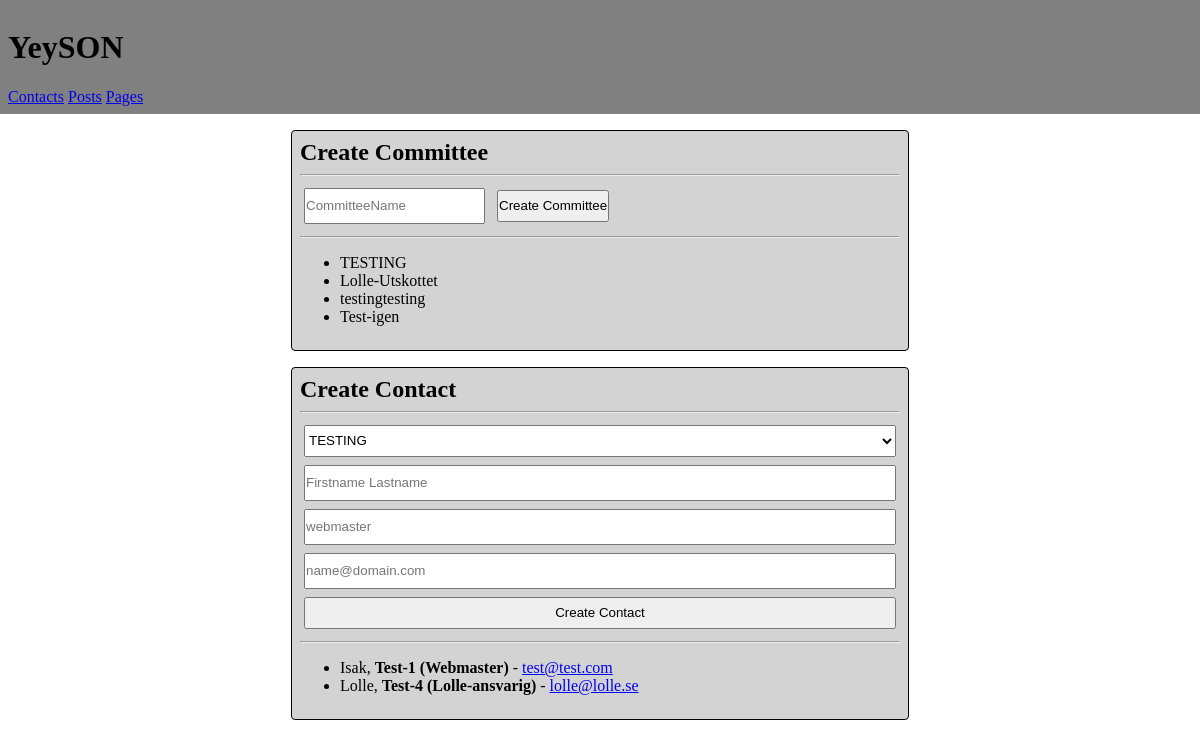
The app's page /, older data.
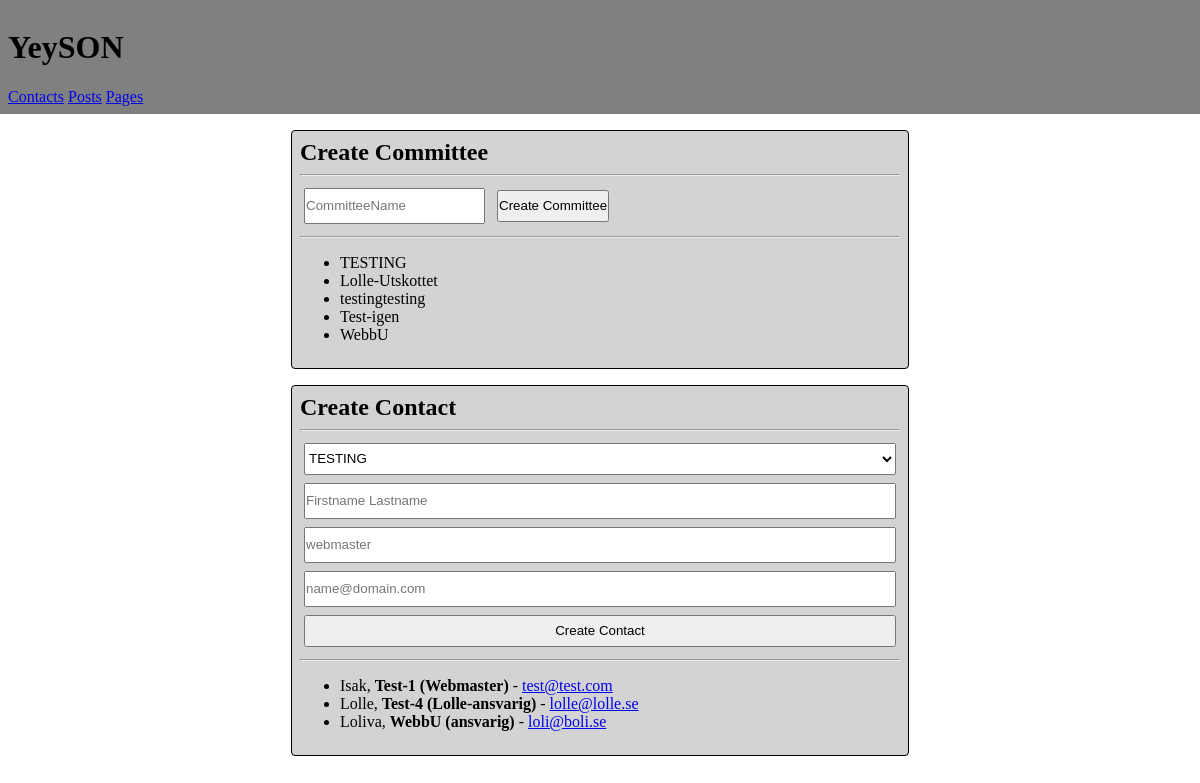
The same page, newer data.
### YeySON/models.py (models this page shows)
class Committee(models.Model):
    title = models.CharField(max_length=128)

class Contact(models.Model):
    committee = models.CharField(max_length=128)
    name = models.CharField(max_length=128)
    position = models.CharField(max_length=128)
    mail = models.CharField(max_length=128)

### YeySON/views.py (the view)
# urls.py: 2. Add a URL to urlpatterns:  path('', views.home, name='home')
def home(request):
    all_committees = Committee.objects.all()
    all_contacts = Contact.objects.all()
    context = {
        'committees': all_committees,
        'contacts': all_contacts
    }
    if request.method == 'POST':
        if "fname-1" in request.POST:
            Committee.objects.create(title=request.POST["fname-1"])
        elif "fname-2" in request.POST:
            Contact.objects.create(committee=request.POST["committees"], name=request.POST["fname-2"], position=request.POST["fname-3"], mail=request.POST["fname-4"])
    return render(request, 'base.html', context)

### templates/base.html (shortened to what this page needs)
<!DOCTYPE html>
<html>
    <head>
    </head>
    <body>
        <header>
            <h1>YeySON</h1>
            <nav>
                <a href="#">Contacts</a>
                <a href="/posts">Posts</a>
                <a href="/pages">Pages</a>
            </nav>
        </header>
        <div class="Section">
            <h2>Create Committee</h2>
            <hr/>
            <form action="" method="post">
                <div class="Create-Committee">
                    <input type="text" class="Textfield" placeholder="CommitteeName" id="fname-1" name="fname-1">
                    <input type="submit" class="Button" value="Create Committee" />
                </div>
            </form>
            <hr/>
            <ul>
                {% for o in committees %}
                    <li>{{ o.title }}</li>
                {% endfor %}
            </ul>
        </div>
        <div class="Section">
            <h2>Create Contact</h2>
            <hr/>
            <form action="" method="post">
                <select name="committees" class="Dropdown" id="Committee-Select">
                    {% for o in committees %}
                        <option>{{ o.title }}</option>
                    {% endfor %}
                </select>
                <input type="text" class="Textfield" placeholder="Firstname Lastname" id="fname-2" name="fname-2">
                <input type="text" class="Textfield" placeholder="webmaster" id="fname-3" name="fname-3">
                <input type="text" class="Textfield" placeholder="name@domain.com" id="fname-4" name="fname-4">
                <input type="submit" class="Button" value="Create Contact" />
            </form>
            <hr/>
            <ul>
                {% for o in contacts %}
                    <li>{{ o.name }}, <b>{{ o.committee }} ({{ o.position }})</b> - <a href="#">{{ o.mail }}</a></li>
                {% endfor %}
            </ul>
        </div>
    </body>
</html>

### templates/base.html (style rules this page uses)
html, body { padding: 0; margin: 0; }
.Section { width: 50%; border: 1px solid black; padding: 8px; margin-left: auto; margin-right: auto; margin-top: 16px; margin-bottom: 16px; background-color: lightgray; border-radius: 4px; }
.Section h2 { padding: 0px; margin: 0px; }
.Button, .Textfield, .Dropdown, .Date { height: 32px; padding: 0; margin: 4px; }
form { display: flex; flex-direction: column; }
header { padding: 8px; background-color: gray; }

Row changes from the older to the newer data that the page shows:
added Committee: title "WebbU"
added Contact: name "Loliva", committee "WebbU", position "ansvarig", mail "loli@boli.se"
